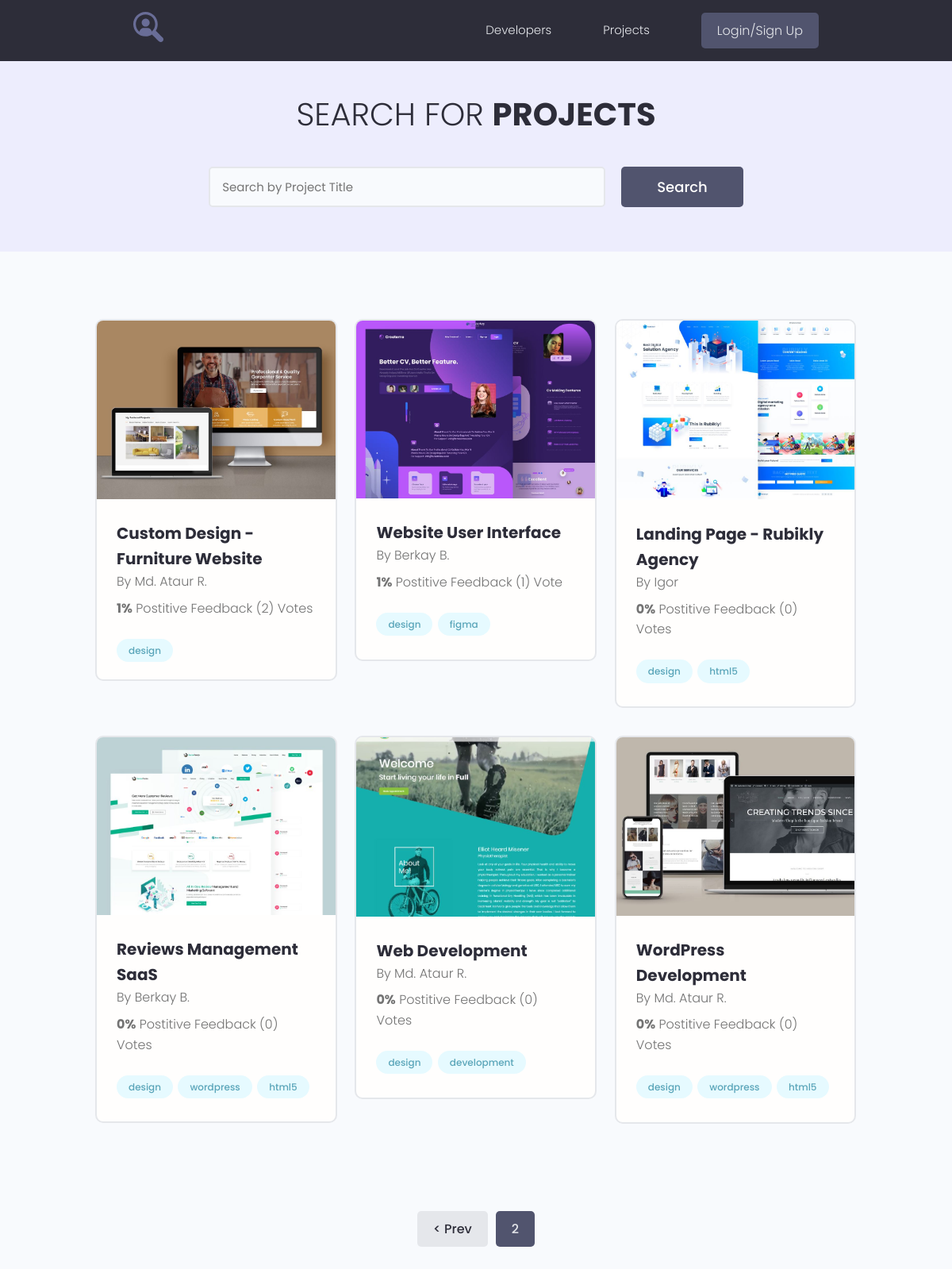
Page /projects/?page=3 on the earlier database version.
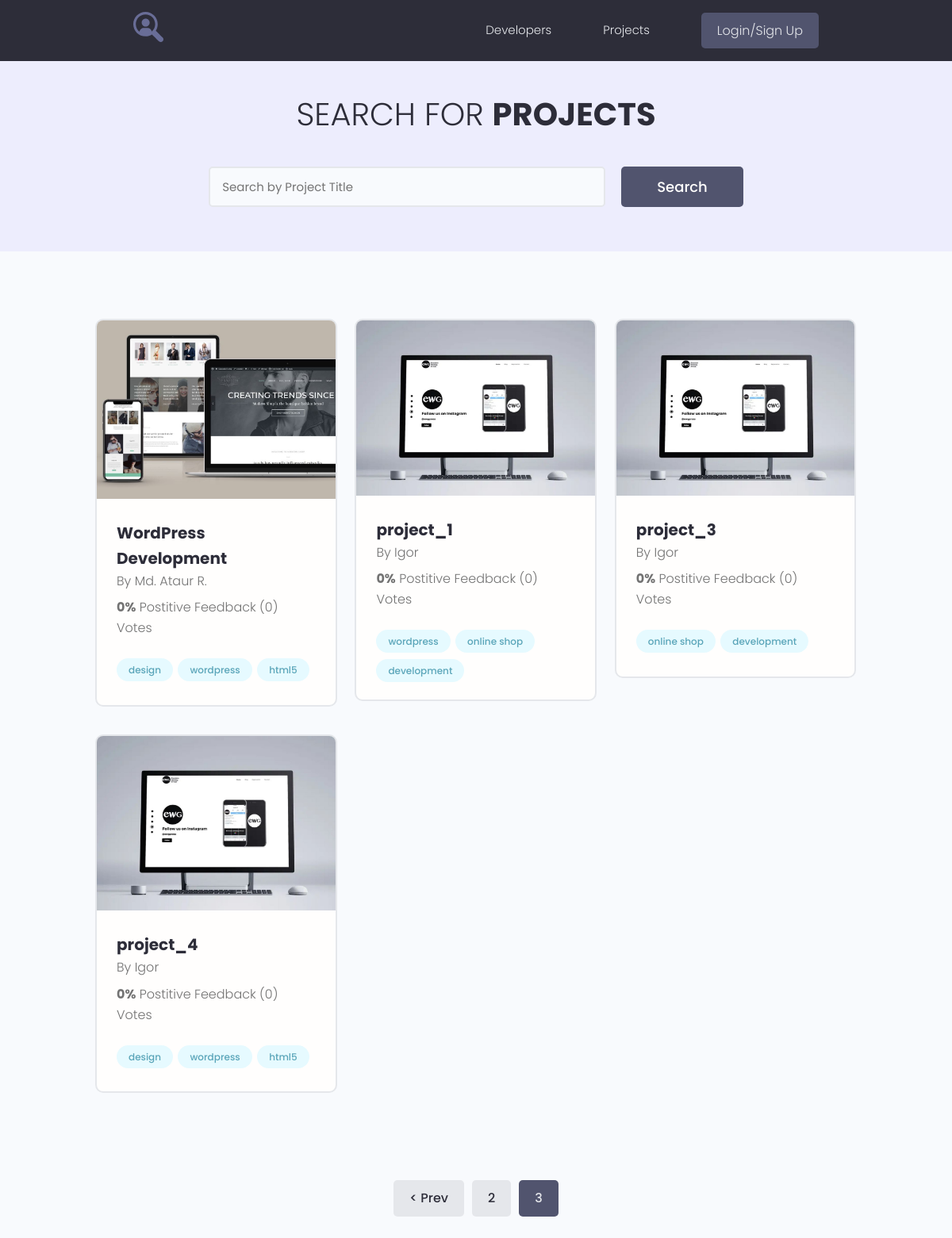
Same page on the later database version.
### projects/models.py (models this page shows, shortened)
class Project(models.Model):
    owner = models.ForeignKey(Profile, on_delete=models.SET_NULL, null=True, blank=True)
    title = models.CharField(max_length=200)
    description = models.TextField(null=True, blank=True)
    featured_image = models.ImageField(upload_to='projects/%Y/%m/%d/', default="default.jpg")
    demo_link = models.CharField(max_length=2000, null=True, blank=True)
    source_link = models.CharField(max_length=2000, null=True, blank=True)
    tags = models.ManyToManyField('Tag', blank=True)
    vote_total = models.IntegerField(default=0)
    vote_ratio = models.IntegerField(default=0)
    created = models.DateTimeField(auto_now_add=True)
    class Meta:
        ordering = ['-vote_ratio', '-vote_total', 'title']

class Tag(models.Model):
    name = models.CharField(max_length=200)
    created = models.DateTimeField(auto_now_add=True)
    def __str__(self):
        return self.name

### users/models.py (models this page shows, shortened)
class Profile(models.Model):
    user = models.OneToOneField(User, on_delete=models.CASCADE, null=True, blank=True)
    name = models.CharField(max_length=200, null=True, blank=True)
    email = models.EmailField(max_length=500, null=True, blank=True)
    username = models.CharField(max_length=200, null=True, blank=True)
    short_intro = models.CharField(max_length=200, null=True, blank=True)
    bio = models.TextField(null=True, blank=True)
    profile_image = models.ImageField(upload_to='profiles/', default='profile/user-default.png')
    social_github = models.CharField(max_length=200, null=True, blank=True)
    social_youtube = models.CharField(max_length=200, null=True, blank=True)
    social_website = models.CharField(max_length=200, null=True, blank=True)
    created = models.DateTimeField(auto_now_add=True)

### projects/views.py (the view)
# urls.py: path("projects/", include('projects.urls')),
def projects(request):
    pr, search_query = search_projects(request)
    custom_range, pr = paginate_projects(request, pr, 6)
    context = {
        'projects': pr,
        'search_query': search_query,
        'custom_range': custom_range
    }
    return render(request, 'projects/projects.html', context)

### projects/utils.py (called while the page is built)
def paginate_projects(request, projects, results):
    page = request.GET.get('page', 1)
    paginator = Paginator(projects, results, allow_empty_first_page=True)
    projects = paginator.get_page(page)
    left_index = int(page) - 1
    if left_index < 1:
        left_index = 1
    right_index = int(page) + 2
    if right_index > paginator.num_pages:
        right_index = paginator.num_pages + 1
    custom_range = range(left_index, right_index)
    return custom_range, projects

def search_projects(request):
    search_query = ''
    if request.GET.get('search_query'):
        search_query = request.GET.get('search_query')
    projects = Project.objects.distinct().filter(Q(title__icontains=search_query) |
                                           Q(description__icontains=search_query) |
                                           Q(owner__name__icontains=search_query) |
                                           Q(tags__name__icontains=search_query))  # т.к. owner использует ForeignKey необходимо указать дополнительный параметр со связанной таблицы
    return projects, search_query

### projects/templates/projects/projects.html (shortened to what this page needs)
{% extends 'projects/base.html' %}
{% block content %}
  <main class="projects">
    <section class="hero-section text-center">
      <div class="container container--narrow">
        <div class="hero-section__box">
          <h2>Search for <span>Projects</span></h2>
        </div>
        <div class="hero-section__search">
          <form id="search" class="form" action="{% url 'projects' %}" method="get">
            <div class="form__field">
              <input class="input input--text" id="formInput#search" type="text" name="search_query" value="{{ search_query }}"
                placeholder="Search by Project Title" />
            </div>
            <input class="btn btn--sub btn--lg" type="submit" value="Search" />
          </form>
        </div>
      </div>
    </section>
    <section class="projectsList">
      <div class="container">
        <div class="grid grid--three">
          {% for project in projects %}
          <div class="column">
            <div class="card project">
              <a href="{% url 'project' project.id %}" class="project">
                <img class="project__thumbnail" src="{{ project.featured_image.url }}" alt="project thumbnail" />
                <div class="card__body">
                  <h3 class="project__title">{{ project.title }}</h3>
                  <p>By {{ project.owner.name }}</p>
                  <p class="project--rating">
                    <span style="font-weight: bold;">{{ project.vote_ratio }}%</span> Postitive
                    Feedback ({{ project.vote_total }}) Vote{{ project.vote_total|pluralize:'s'}}
                  </p>
                  <div class="project__tags">
                    {% for tag in project.tags.all %}
                    <span class="tag tag--pill tag--main">
                      <small>{{ tag }}</small>
                    </span>
                    {% endfor %}
                  </div>
                </div>
              </a>
            </div>
          </div>
          {% endfor %}
        </div>
      </div>
    </section>
    {% include 'projects/pagination.html' with queryset=projects custom_range=custom_range %}
  </main>
{% endblock %}

Differences in the rows shown:
no longer on this page (row unchanged): Project: featured_image (picture), title "Custom Design - Furniture Website", owner.name "Md. Ataur R.", vote_ratio "1", vote_total "2", Tag (name "design")
no longer on this page (row unchanged): Project: featured_image (picture), title "Website User Interface", owner.name "Berkay B.", vote_ratio "1", vote_total "1", Tag (name "design")
no longer on this page (row unchanged): Tag: name "figma", shown under "Website User Interface"
no longer on this page (row edited): Project: featured_image (picture), title "Landing Page - Rubikly Agency", owner.name "Igor", vote_ratio "0", vote_total "0", Tag (name "design"), Tag (name "html5")
no longer on this page (row unchanged): Project: featured_image (picture), title "Reviews Management SaaS", owner.name "Berkay B.", vote_ratio "0", vote_total "0", Tag (name "design"), Tag (name "wordpress"), Tag (name "html5")
no longer on this page (row unchanged): Project: featured_image (picture), title "Web Development", owner.name "Md. Ataur R.", vote_ratio "0", vote_total "0", Tag (name "design"), Tag (name "development")
added Project: featured_image (placeholder picture), title "project_1", owner.name "Igor", vote_ratio "0", vote_total "0", Tag (name "wordpress"), Tag (name "development")
now on this page (row unchanged): Tag: name "online shop"
added Project: featured_image (placeholder picture), title "project_3", owner.name "Igor", vote_ratio "0", vote_total "0", Tag (name "development")
added Project: featured_image (placeholder picture), title "project_4", owner.name "Igor", vote_ratio "0", vote_total "0", Tag (name "design"), Tag (name "wordpress"), Tag (name "html5")
Other differences:
list line gone: "2"
new list line: "2"
new list line: "3"
